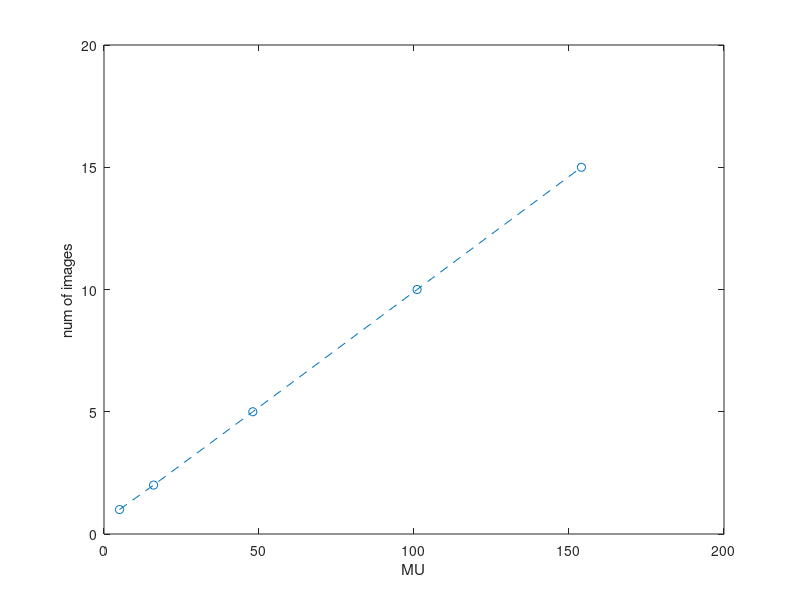

Write MATLAB code to recreate this figure.
% to correct for frame loss at the end of beam delivery
close all; clc
clear MU_comm num_im interp delta lost_MU num_images corr_factor_frame_loss

% 0. Temp
MU=100;
UnitStr='Unit09';
EnergyStr='06X';
nCINEfiles=10;

% 1. DATA

% 21*28 field, 20cm of SW + 0.6 from couch, centered, 600RR

% these are the lowest MUs which made the corresponding number of images
if UnitStr=='Unit09'    
    if EnergyStr=='06X'
        MU_comm=[5 16 48 101 154]'; % f/s=7.5, f/i=8, 2015_05_12
        num_im=[1 2 5 10 15]'; % f/s=7.5, f/i=8, 2015_05_12
    elseif EnergyStr=='15X'
        MU_comm=[5 10 47 103 155]'; % f/s=xxx, f/i=4, 2015_05_12
        num_im=[1 2 9 20 30]'; % f/s=xxx, f/i=4, 2015_05_12
    end
elseif UnitStr=='Unit10'
    if EnergyStr=='06X'
        MU_comm=[]';
        num_im=[]';
    elseif EnergyStr=='15X'
        MU_15X=[]';
        num_im_15X=[]';
    end
end

% 2. ANALYSIS

figure; plot(MU_comm,num_im,'o--'); xlabel('MU'); ylabel('num of images');

interp(:,1)=ceil(interp1(num_im,MU_comm,[1:max(num_im)]'));
interp(:,2)=1:max(num_im)';

delta = zeros(1,size(interp,1)-1);
for n=1:size(interp,1)-1
    delta(n)=interp(n+1,1)-interp(n,1);
end
delta=mean(delta);

lost_MU=MU-max(interp(interp(:,1)<=MU));

num_images=floor(interp1(MU_comm,num_im,MU));

if num_images~=nCINEfiles
    sprintf('WARNING: frame drop correction is likely inaccurate (predicted image count does not agree with actual number of cine images)')
elseif num_images==nCINEfiles
    sprintf('Frame drop correction agrees with number of cine images')
end

corr_factor_frame_loss=1+lost_MU/delta/num_images;

clear MU_comm num_im interp delta lost_MU num_images 

